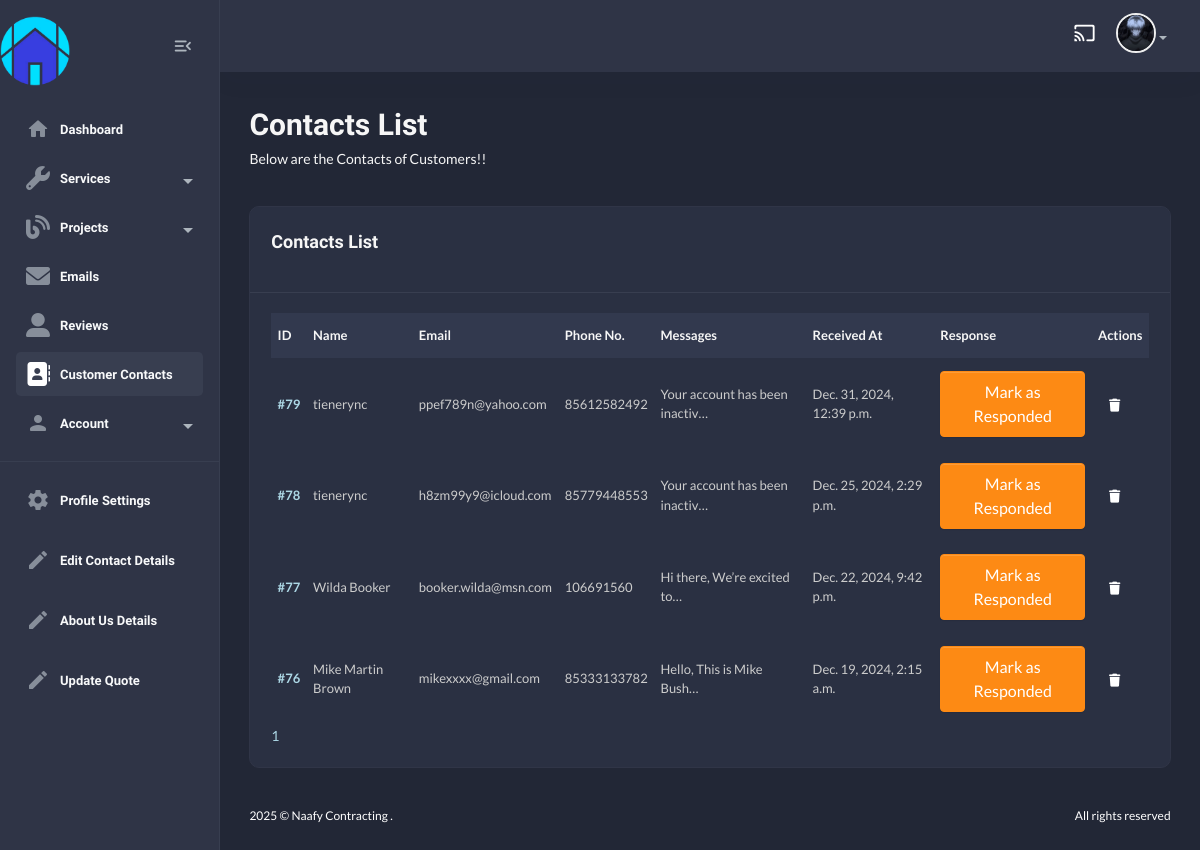
Page /useradmin/contacts/ (signed in) on the earlier database version.
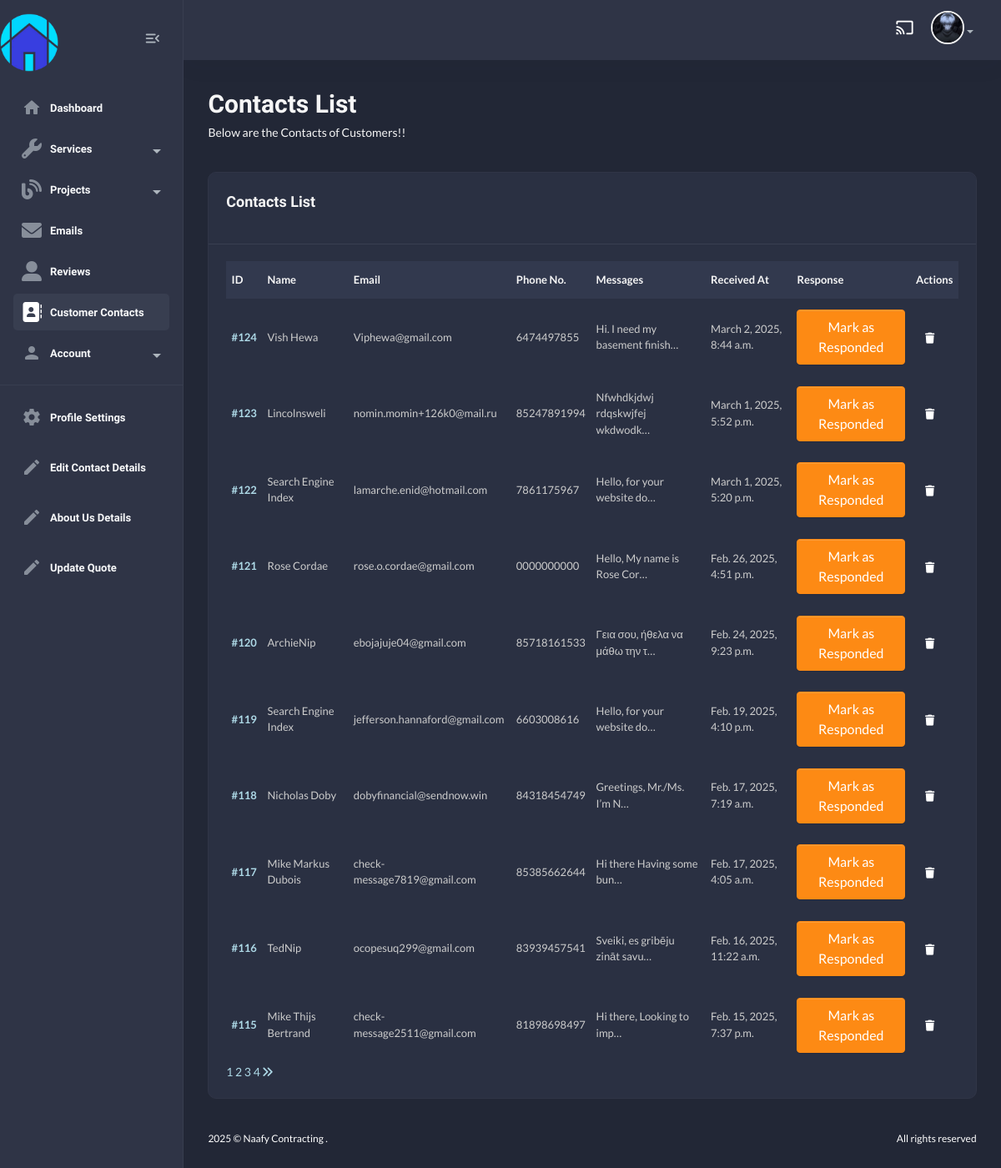
Same page on the later database version.
### contact/models.py (models this page shows, shortened)
class Contact(models.Model):
    name = models.CharField(max_length=100)
    email = models.EmailField(unique=True)
    phone_no = models.CharField(max_length=20, default="+123 456 7890")
    message = models.TextField()
    submitted_at = models.DateTimeField(auto_now_add=True)
    responded = models.BooleanField(default=False)

### useradmin/views.py (the view)
# urls.py: path("contacts/", views.contact_view, name="contact-list"),
@login_required
def contact_view(request):
    contacts = Contact.objects.all().order_by("-id")
    paginator = Paginator(contacts, 10)
    page_number = request.GET.get("page")
    page_obj = paginator.get_page(page_number)
    return render(request, "useradmin/contact-list.html", {"contacts":page_obj})

### home/context_processors.py (called while the page is built)
def default(request):
    contact_details = ContactDetails.objects.first()
    return {
        "contact_details" : contact_details,
    }

### templates/useradmin/contact-list.html (shortened to what the changed rows need)
{% extends "useradmin/base.html" %}
    {% load static %}
        {% block content %}
            <section class="content-main">
                <div class="content-header">
                    <div>
                        <h2 class="content-title card-title">Contacts List</h2>
                    </div>
                </div>
                <div class="card mb-4">
                    <div class="card-body">
                        <div class="table-responsive">
                            <div class="table-responsive">
                                <table class="table align-middle table-nowrap mb-0">
                                    <thead class="table-light">
                                        <tr>
                                            <th class="align-middle" scope="col">ID</th>
                                            <th class="align-middle" scope="col">Name</th>
                                            <th class="align-middle" scope="col">Email</th>
                                            <th class="align-middle" scope="col">Phone No.</th>
                                            <th class="align-middle" scope="col">Messages</th>
                                            <th class="align-middle" scope="col">Received At</th>
                                            <th class="align-middle" scope="col">Response</th>
                                            <th class="align-middle" scope="col">Actions</th>
                                        </tr>
                                    </thead>
                                    <tbody>
                                        {% for c in contacts %}
                                            <tr>
                                                <td><a href="{% url "useradmin:contact-detail" c.id %}" class="fw-bold">#{{c.id}}</a></td>
                                                <td>{{c.name}}</td>
                                                <td>{{c.email}}</td>
                                                <td>{{c.phone_no}}</td>
                                                <td>{{c.message|truncatechars:30}}</td>
                                                <td>{{c.submitted_at}}</td>
                                                <td>
                                                    {% if c.responded %}
                                                        <span class="badge bg-success">Responded</span>
                                                    {% else %}
                                                        <form method="POST" action="{% url "useradmin:contact-response" c.id %}">
                                                            <button type="submit" class="btn btn-warning">Mark as Responded</button>
                                                        </form>
                                                    {% endif %}
                                                </td>
                                                <td>
                                                    <a href="{% url 'useradmin:delete-contact' c.id %}" class="btn btn-sm d-inline"><i class="fas fa-trash"></i></a>
                                                </td>
                                            </tr>
                                        {% endfor %}
                                    </tbody>
                                </table>
                            </div>
                        </div>
                        {% if contacts %}
                            <div class="row">
                                <div class="col-lg-12">
                                    <div class="blog__pagination">
                                        {% for num in contacts.paginator.page_range %}
                                            {% if contacts.number == num %}
                                                <a href="?page={{ num }}" class="active">{{ num }}</a>
                                            {% else %}
                                                <a href="?page={{ num }}">{{ num }}</a>
                                            {% endif %}
                                        {% endfor %}
                                        {% if contacts.has_next %}
                                            <a href="?page={{ contacts.next_page_number }}"><i class="fa fa-angle-double-right"></i></a>
                                        {% endif %}
                                    </div>
                                </div>
                            </div>
                        {% endif %}
                    </div>
                </div>
            </section>
{% endblock content %}

Differences in the rows shown:
no longer on this page (row unchanged): Contact: id "79", name "tienerync", email "ppef789n@yahoo.com", phone_no "85612582492", message "Your account has been inactiv…", submitted_at "Dec. 31, 2024, 12:39 p.m.", responded "Mark as Responded"
no longer on this page (row unchanged): Contact: id "78", name "tienerync", email "h8zm99y9@icloud.com", phone_no "85779448553", message "Your account has been inactiv…", submitted_at "Dec. 25, 2024, 2:29 p.m.", responded "Mark as Responded"
no longer on this page (row unchanged): Contact: id "77", name "Wilda Booker", email "booker.wilda@msn.com", phone_no "106691560", message "Hi there, We’re excited to…", submitted_at "Dec. 22, 2024, 9:42 p.m.", responded "Mark as Responded"
no longer on this page (row unchanged): Contact: id "76", name "Mike Martin Brown", email "mikexxxx@gmail.com", phone_no "85333133782", message "Hello, This is Mike Bush…", submitted_at "Dec. 19, 2024, 2:15 a.m.", responded "Mark as Responded"
added Contact: id "124", name "Vish Hewa", email "Viphewa@gmail.com", phone_no "6474497855", message "Hi. I need my basement finish…", submitted_at "March 2, 2025, 8:44 a.m.", responded "Mark as Responded"
added Contact: id "123", name "Lincolnsweli", email "nomin.momin+126k0@mail.ru", phone_no "85247891994", message "Nfwhdkjdwj rdqskwjfej wkdwodk…", submitted_at "March 1, 2025, 5:52 p.m.", responded "Mark as Responded"
added Contact: id "122", name "Search Engine Index", email "lamarche.enid@hotmail.com", phone_no "7861175967", message "Hello, for your website do…", submitted_at "March 1, 2025, 5:20 p.m.", responded "Mark as Responded"
added Contact: id "121", name "Rose Cordae", email "rose.o.cordae@gmail.com", phone_no "0000000000", message "Hello, My name is Rose Cor…", submitted_at "Feb. 26, 2025, 4:51 p.m.", responded "Mark as Responded"
added Contact: id "120", name "ArchieNip", email "ebojajuje04@gmail.com", phone_no "85718161533", message "Γεια σου, ήθελα να μάθω την τ…", submitted_at "Feb. 24, 2025, 9:23 p.m.", responded "Mark as Responded"
added Contact: id "119", name "Search Engine Index", email "jefferson.hannaford@gmail.com", phone_no "6603008616", message "Hello, for your website do…", submitted_at "Feb. 19, 2025, 4:10 p.m.", responded "Mark as Responded"
added Contact: id "118", name "Nicholas Doby", email "dobyfinancial@sendnow.win", phone_no "84318454749", message "Greetings, Mr./Ms. I’m N…", submitted_at "Feb. 17, 2025, 7:19 a.m.", responded "Mark as Responded"
added Contact: id "117", name "Mike Markus Dubois", email "check-message7819@gmail.com", phone_no "85385662644", message "Hi there Having some bun…", submitted_at "Feb. 17, 2025, 4:05 a.m.", responded "Mark as Responded"
added Contact: id "116", name "TedNip", email "ocopesuq299@gmail.com", phone_no "83939457541", message "Sveiki, es gribēju zināt savu…", submitted_at "Feb. 16, 2025, 11:22 a.m.", responded "Mark as Responded"
added Contact: id "115", name "Mike Thijs Bertrand", email "check-message2511@gmail.com", phone_no "81898698497", message "Hi there, Looking to imp…", submitted_at "Feb. 15, 2025, 7:37 p.m.", responded "Mark as Responded"
Other differences:
new list line: "2"
new list line: "3"
new list line: "4"
